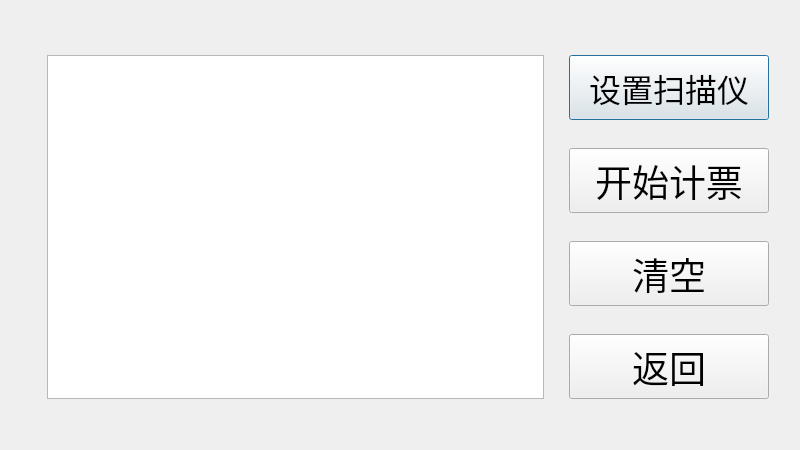
<?xml version="1.0" encoding="UTF-8"?>
<ui version="4.0">
 <class>NanHao_main_votes</class>
 <widget class="QDialog" name="NanHao_main_votes">
  <property name="geometry">
   <rect>
    <x>0</x>
    <y>0</y>
    <width>800</width>
    <height>450</height>
   </rect>
  </property>
  <property name="windowTitle">
   <string>NanHao_main_votes</string>
  </property>
  <property name="styleSheet">
   <string notr="true"/>
  </property>
  <layout class="QGridLayout" name="gridLayout">
   <item row="0" column="2" rowspan="2">
    <spacer name="horizontalSpacer_2">
     <property name="orientation">
      <enum>Qt::Horizontal</enum>
     </property>
     <property name="sizeHint" stdset="0">
      <size>
       <width>23</width>
       <height>20</height>
      </size>
     </property>
    </spacer>
   </item>
   <item row="0" column="1">
    <spacer name="horizontalSpacer">
     <property name="orientation">
      <enum>Qt::Horizontal</enum>
     </property>
     <property name="sizeHint" stdset="0">
      <size>
       <width>502</width>
       <height>20</height>
      </size>
     </property>
    </spacer>
   </item>
   <item row="0" column="3" rowspan="2">
    <spacer name="horizontalSpacer_3">
     <property name="orientation">
      <enum>Qt::Horizontal</enum>
     </property>
     <property name="sizeHint" stdset="0">
      <size>
       <width>172</width>
       <height>20</height>
      </size>
     </property>
    </spacer>
   </item>
   <item row="0" column="4" rowspan="2">
    <spacer name="verticalSpacer">
     <property name="orientation">
      <enum>Qt::Vertical</enum>
     </property>
     <property name="sizeHint" stdset="0">
      <size>
       <width>20</width>
       <height>38</height>
      </size>
     </property>
    </spacer>
   </item>
   <item row="0" column="6" rowspan="2">
    <spacer name="horizontalSpacer_4">
     <property name="orientation">
      <enum>Qt::Horizontal</enum>
     </property>
     <property name="sizeHint" stdset="0">
      <size>
       <width>20</width>
       <height>20</height>
      </size>
     </property>
    </spacer>
   </item>
   <item row="2" column="3" colspan="3">
    <widget class="QPushButton" name="pushButton">
     <property name="sizePolicy">
      <sizepolicy hsizetype="Expanding" vsizetype="Expanding">
       <horstretch>0</horstretch>
       <verstretch>0</verstretch>
      </sizepolicy>
     </property>
     <property name="font">
      <font>
       <family>华文新魏</family>
       <pointsize>24</pointsize>
      </font>
     </property>
     <property name="text">
      <string>设置扫描仪</string>
     </property>
    </widget>
   </item>
   <item row="2" column="6">
    <spacer name="verticalSpacer_2">
     <property name="orientation">
      <enum>Qt::Vertical</enum>
     </property>
     <property name="sizeHint" stdset="0">
      <size>
       <width>20</width>
       <height>65</height>
      </size>
     </property>
    </spacer>
   </item>
   <item row="6" column="3" colspan="3">
    <widget class="QPushButton" name="exitBt_2">
     <property name="sizePolicy">
      <sizepolicy hsizetype="Expanding" vsizetype="Expanding">
       <horstretch>0</horstretch>
       <verstretch>0</verstretch>
      </sizepolicy>
     </property>
     <property name="font">
      <font>
       <family>华文新魏</family>
       <pointsize>28</pointsize>
      </font>
     </property>
     <property name="text">
      <string>清空</string>
     </property>
    </widget>
   </item>
   <item row="9" column="6">
    <spacer name="verticalSpacer_6">
     <property name="orientation">
      <enum>Qt::Vertical</enum>
     </property>
     <property name="sizeHint" stdset="0">
      <size>
       <width>20</width>
       <height>26</height>
      </size>
     </property>
    </spacer>
   </item>
   <item row="4" column="3" colspan="3">
    <widget class="QPushButton" name="pushButton_2">
     <property name="sizePolicy">
      <sizepolicy hsizetype="Expanding" vsizetype="Expanding">
       <horstretch>0</horstretch>
       <verstretch>0</verstretch>
      </sizepolicy>
     </property>
     <property name="font">
      <font>
       <family>华文新魏</family>
       <pointsize>28</pointsize>
      </font>
     </property>
     <property name="text">
      <string>开始计票</string>
     </property>
    </widget>
   </item>
   <item row="5" column="6">
    <spacer name="verticalSpacer_8">
     <property name="orientation">
      <enum>Qt::Vertical</enum>
     </property>
     <property name="sizeHint" stdset="0">
      <size>
       <width>20</width>
       <height>11</height>
      </size>
     </property>
    </spacer>
   </item>
   <item row="7" column="6">
    <spacer name="verticalSpacer_9">
     <property name="orientation">
      <enum>Qt::Vertical</enum>
     </property>
     <property name="sizeHint" stdset="0">
      <size>
       <width>20</width>
       <height>11</height>
      </size>
     </property>
    </spacer>
   </item>
   <item row="8" column="3" colspan="3">
    <widget class="QPushButton" name="exitBt">
     <property name="sizePolicy">
      <sizepolicy hsizetype="Expanding" vsizetype="Expanding">
       <horstretch>0</horstretch>
       <verstretch>0</verstretch>
      </sizepolicy>
     </property>
     <property name="font">
      <font>
       <family>华文新魏</family>
       <pointsize>28</pointsize>
      </font>
     </property>
     <property name="text">
      <string>返回</string>
     </property>
    </widget>
   </item>
   <item row="8" column="6">
    <spacer name="verticalSpacer_5">
     <property name="orientation">
      <enum>Qt::Vertical</enum>
     </property>
     <property name="sizeHint" stdset="0">
      <size>
       <width>20</width>
       <height>65</height>
      </size>
     </property>
    </spacer>
   </item>
   <item row="6" column="6">
    <spacer name="verticalSpacer_4">
     <property name="orientation">
      <enum>Qt::Vertical</enum>
     </property>
     <property name="sizeHint" stdset="0">
      <size>
       <width>20</width>
       <height>65</height>
      </size>
     </property>
    </spacer>
   </item>
   <item row="4" column="6">
    <spacer name="verticalSpacer_3">
     <property name="orientation">
      <enum>Qt::Vertical</enum>
     </property>
     <property name="sizeHint" stdset="0">
      <size>
       <width>20</width>
       <height>65</height>
      </size>
     </property>
    </spacer>
   </item>
   <item row="3" column="6">
    <spacer name="verticalSpacer_7">
     <property name="orientation">
      <enum>Qt::Vertical</enum>
     </property>
     <property name="sizeHint" stdset="0">
      <size>
       <width>20</width>
       <height>11</height>
      </size>
     </property>
    </spacer>
   </item>
   <item row="4" column="0">
    <spacer name="horizontalSpacer_5">
     <property name="orientation">
      <enum>Qt::Horizontal</enum>
     </property>
     <property name="sizeHint" stdset="0">
      <size>
       <width>40</width>
       <height>20</height>
      </size>
     </property>
    </spacer>
   </item>
   <item row="9" column="1">
    <spacer name="verticalSpacer_10">
     <property name="orientation">
      <enum>Qt::Vertical</enum>
     </property>
     <property name="sizeHint" stdset="0">
      <size>
       <width>20</width>
       <height>40</height>
      </size>
     </property>
    </spacer>
   </item>
   <item row="2" column="1" rowspan="7">
    <widget class="QTableView" name="listTv"/>
   </item>
  </layout>
 </widget>
 <layoutdefault spacing="6" margin="11"/>
 <resources>
  <include location="NanHao.qrc"/>
 </resources>
 <connections>
  <connection>
   <sender>exitBt</sender>
   <signal>clicked()</signal>
   <receiver>NanHao_main_votes</receiver>
   <slot>returns()</slot>
   <hints>
    <hint type="sourcelabel">
     <x>675</x>
     <y>359</y>
    </hint>
    <hint type="destinationlabel">
     <x>784</x>
     <y>412</y>
    </hint>
   </hints>
  </connection>
  <connection>
   <sender>pushButton_2</sender>
   <signal>clicked()</signal>
   <receiver>NanHao_main_votes</receiver>
   <slot>scan()</slot>
   <hints>
    <hint type="sourcelabel">
     <x>679</x>
     <y>190</y>
    </hint>
    <hint type="destinationlabel">
     <x>788</x>
     <y>143</y>
    </hint>
   </hints>
  </connection>
  <connection>
   <sender>pushButton</sender>
   <signal>clicked()</signal>
   <receiver>NanHao_main_votes</receiver>
   <slot>setting_scanner()</slot>
   <hints>
    <hint type="sourcelabel">
     <x>679</x>
     <y>84</y>
    </hint>
    <hint type="destinationlabel">
     <x>783</x>
     <y>36</y>
    </hint>
   </hints>
  </connection>
  <connection>
   <sender>exitBt_2</sender>
   <signal>clicked()</signal>
   <receiver>NanHao_main_votes</receiver>
   <slot>clear()</slot>
   <hints>
    <hint type="sourcelabel">
     <x>698</x>
     <y>279</y>
    </hint>
    <hint type="destinationlabel">
     <x>787</x>
     <y>227</y>
    </hint>
   </hints>
  </connection>
 </connections>
 <slots>
  <slot>setting()</slot>
  <slot>clear()</slot>
  <slot>setting_scanner()</slot>
 </slots>
</ui>
